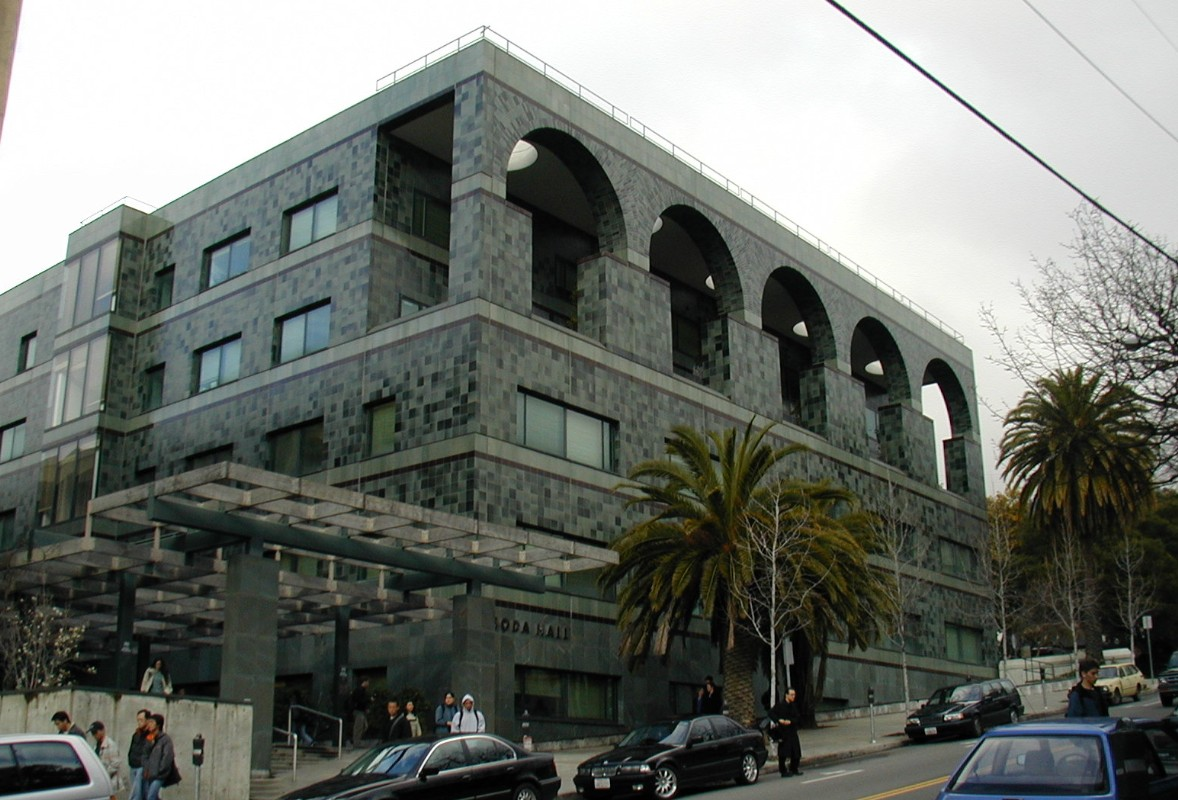
#> input picture test/test1.jpg, 1178 x 800 px
$ python -i helper_functions.py   (imports and definitions only)   (Python 2 division)
#> lines starting #> are read from the running program, lines starting #| are printed output that depends on the picture
import cv2
import numpy as np
import scipy as sp
import struct
from constants import *

def quantize_block(block, is_luminance, QF, inverse=False):
    """
    Applies quantization or inverse quantization to an 8 by 8 block.

    is_luminance is true of it is a block from the Y matrix, else it is false.
    """
    scale = 1.0
    if QF < 50 and QF >= 1:
        scale = np.floor( 5000 / QF )
    elif QF < 100:
        scale = 200 - 2 * QF
    else:
        scale = 200 - 2 * 99
    scale = scale / 100.0
    Q = QC * scale
    if is_luminance:
        Q = QY * scale
    if inverse:
        return block * Q
    else:
        return np.round(block / Q)

def dct_block(block, inverse=False):
    """
    Applies DCT or inverse DCT to an 8 by 8 block.
    """
    block = block.astype(np.float32)
    if inverse:
        return cv2.idct(block)
    else:
        return cv2.dct(block)

def convert_to_YCrCb(img):
    """
    Converts an image to Y,Cr,Cb colorspace and subsamples the Cr and Cb color spaces.

    Note that Y.shape is (height, width)
    while crf.shape and cbf.shape are (height/2, width/2)
    You will need to use resize_image after you finish performing transformations on it
    to reconstruct the image
    """
    img = cv2.cvtColor(img, bgr2ycrbr)
    Hscale = 2
    Vscale = 2
    Y = img[:,:,0]
    crf = cv2.boxFilter(img[:,:,1], ddepth=-1, ksize=(2,2))
    cbf = cv2.boxFilter(img[:,:,2], ddepth=-1, ksize=(2,2))
    crf = crf[::Vscale, ::Hscale]
    cbf = cbf[::Vscale, ::Hscale]
    return (Y, crf, cbf)

def resize_image(img, width, height):
    """
    Resize an image to the given width and height. It will be automatically padded.
    """
    return cv2.resize(img, (width, height))

def to_rgb(img):
    """
    Converts and image from YCbCr back to RGB
    """
    return cv2.cvtColor(img, ycrbr2bgr)

def truncate(pair):
    """
    Makes sure the images are the right size to fit a whole number of 8 by 8 blocks.
    """
    k = pair[0]
    img = pair[1]
    height, width = np.array(img.shape[:2])/16*16
    img = img[:height, :width]
    return (k, img)


def naive_transform(image):
    height, width = np.array(image.shape[:2])/16 * 16
    image = image[:height, :width]
    Y, crf, cbf = convert_to_YCrCb(image)
    channels = [Y, crf, cbf]
    reimg = np.zeros((height, width, 3), np.uint8)
    for idx, channel in enumerate(channels):
        no_rows = channel.shape[0]
        no_cols = channel.shape[1]
        dst = np.zeros((no_rows, no_cols))
        no_vert_blocks = no_cols / b_size
        no_horz_blocks = no_rows / b_size
        for j in range(no_vert_blocks):
            for i in range(no_horz_blocks):
                i_start = i * b_size
                i_end = (i + 1) * b_size
                j_start = j * b_size
                j_end = (j + 1) * b_size
                cur_block = channel[i_start : i_end, j_start : j_end]
                dct = dct_block(cur_block.astype(np.float32) - 128)
                q = quantize_block(dct, idx==0, QF)
                inv_q = quantize_block(q, idx==0, QF, inverse = True)
                inv_dct = dct_block(inv_q, inverse = True)
                dst[i_start : i_end, j_start : j_end] = inv_dct
        dst = dst + 128
        dst[dst>255] = 255
        dst[dst<0] = 0
        dst = cv2.resize(dst, (width, height))
        reimg[:,:,idx] = dst
    return cv2.cvtColor(reimg, ycrbr2bgr)

>>> import cv2
>>> picture = cv2.imread('test/test1.jpg')
#> picture is the input picture: shape (800, 1178, 3); mean B, G, R 109.9, 115.8, 111.5
>>> result = naive_transform(picture)
#> in convert_to_YCrCb, `Y = img[:,:,0]`:
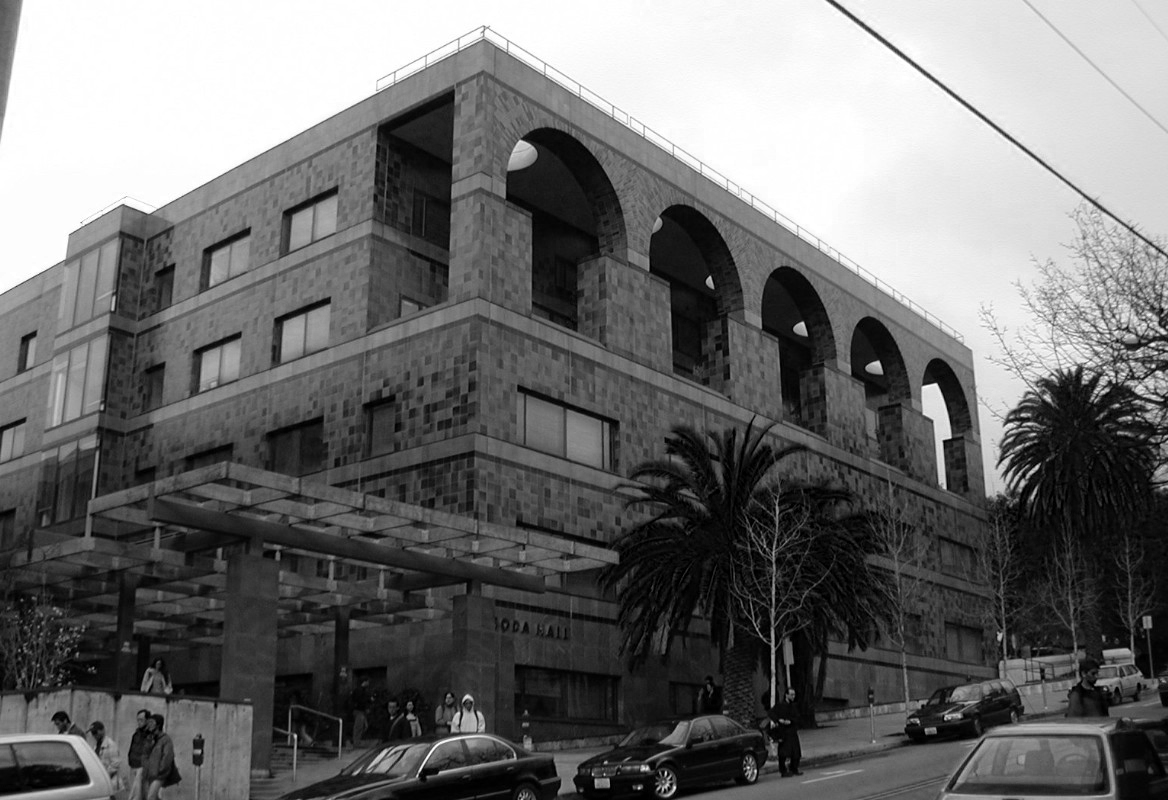
#> Y: shape (800, 1168); min 0, max 255, mean 109.9
#> in convert_to_YCrCb, `crf = cv2.boxFilter(img[:,:,1], ddepth=-1, ksize=(2,2))`:
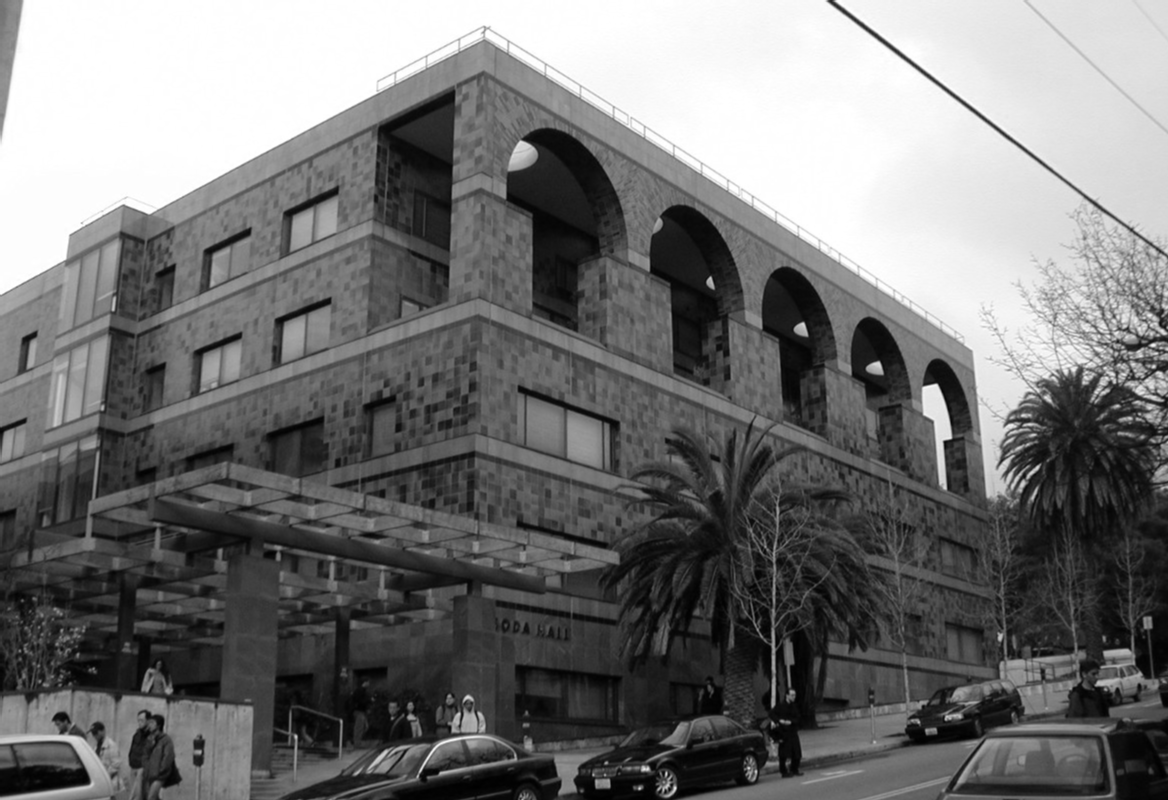
#> crf: shape (800, 1168); min 0, max 255, mean 116.3
#> in convert_to_YCrCb, `cbf = cbf[::Vscale, ::Hscale]`:
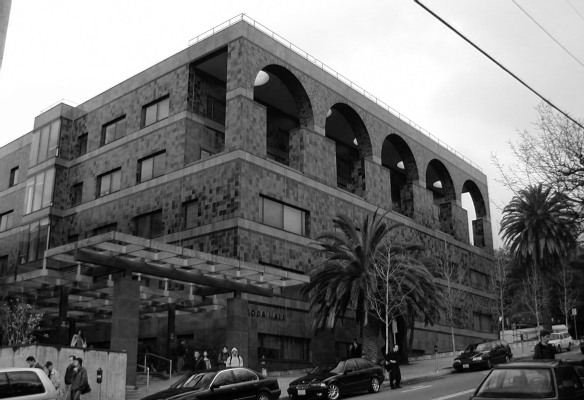
#> cbf: shape (400, 584); min 0, max 255, mean 112.1
#> the loop in naive_transform, `for idx, channel in enumerate(channels):` made 3 passes
#> (no_rows, no_cols, no_vert_blocks, no_horz_blocks) on pass 1: (800, 1168, 146, 100)
#> pass 1, in naive_transform, `dst = dst + 128`:
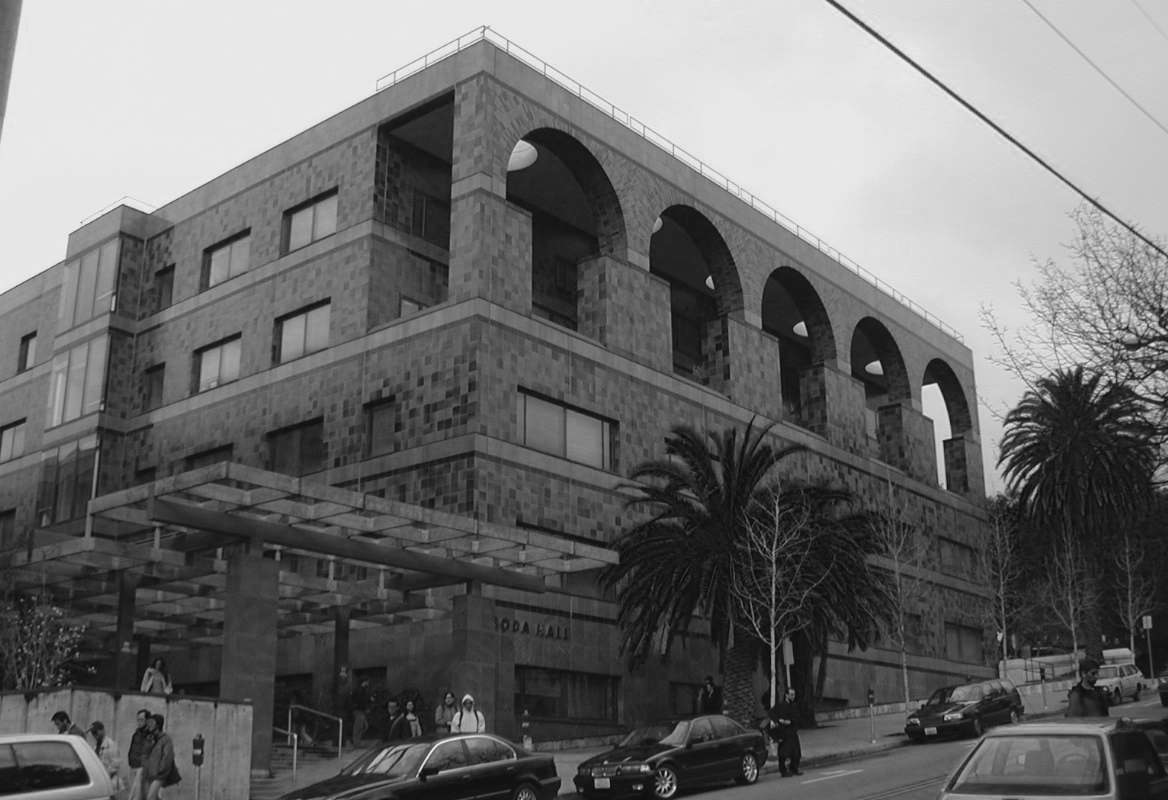
#> dst: shape (800, 1168) float64; min -20.3, max 281, mean 109.9; drawn with min black and max white
#> after the loop in naive_transform, `for idx, channel in enumerate(channels):`:
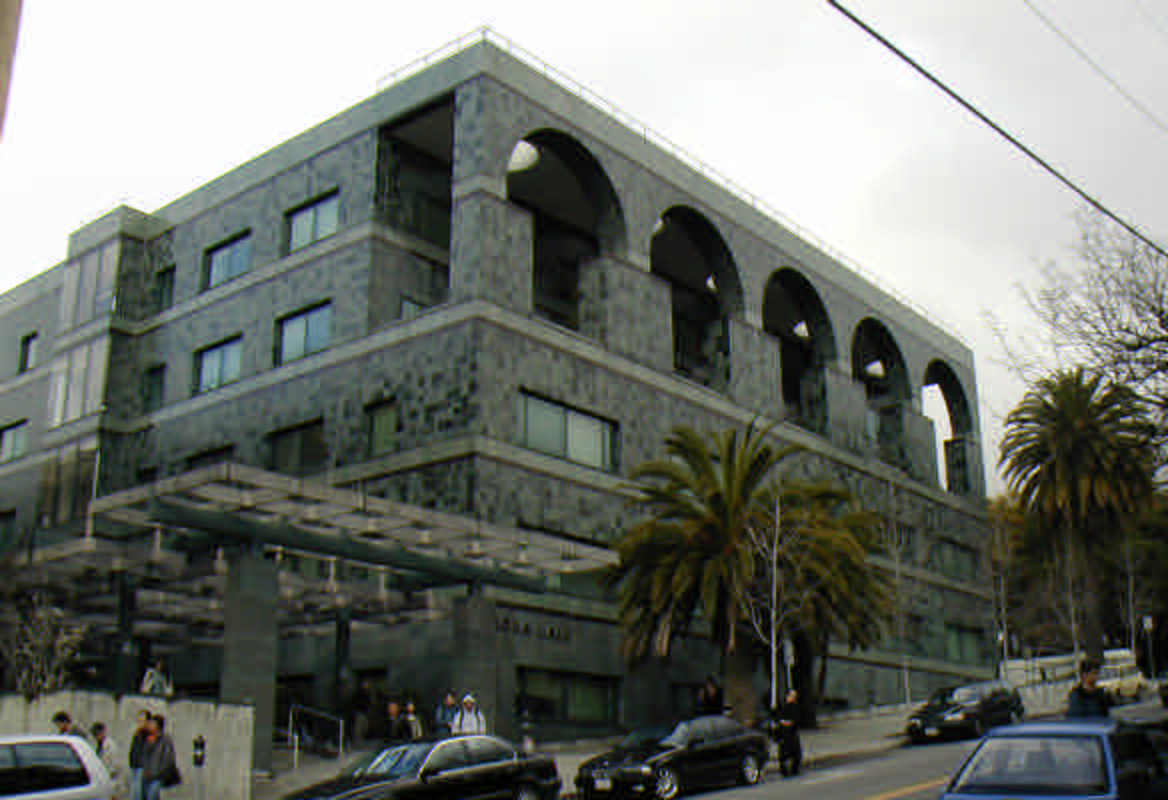
#> reimg: shape (800, 1168, 3); mean of channels 0, 1, 2 109.3, 115.9, 111.6; drawn as B, G, R

$ run again, on test/test2.jpg
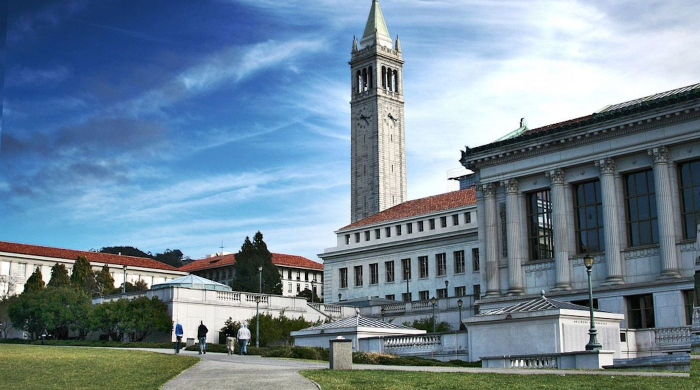
#> input picture test/test2.jpg, 1400 x 780 px (shown at 1/2 size)
#> picture is the input picture: shape (780, 1400, 3); mean B, G, R 151.6, 134.9, 113.1
#> in convert_to_YCrCb, `cbf = cbf[::Vscale, ::Hscale]`:
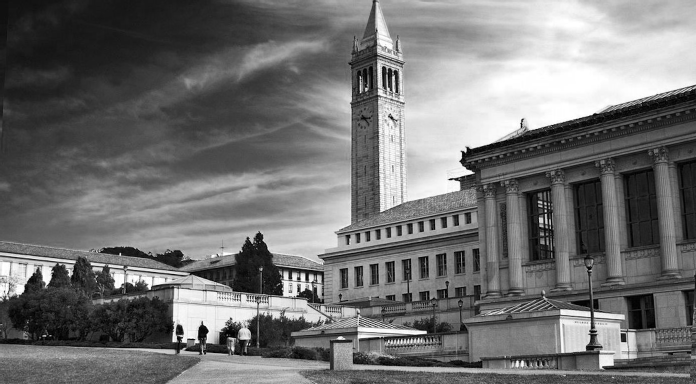
#> cbf: shape (384, 696); min 0, max 255, mean 113.7
#> the loop in naive_transform, `for idx, channel in enumerate(channels):` made 3 passes
#> (no_rows, no_cols, no_vert_blocks, no_horz_blocks) on pass 1: (768, 1392, 174, 96)
#> after the loop in naive_transform, `for idx, channel in enumerate(channels):`:
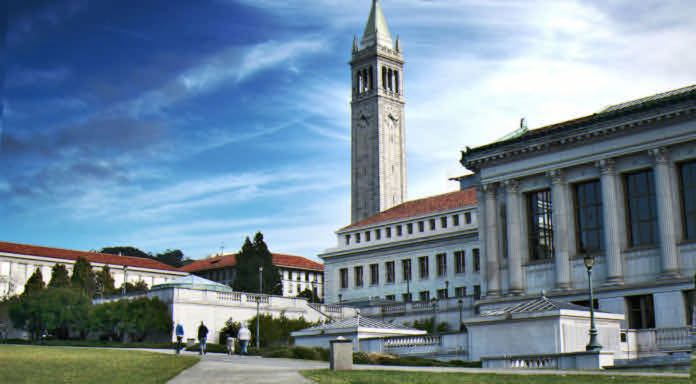
#> reimg: shape (768, 1392, 3) (shown at 1/2 size); mean of channels 0, 1, 2 152.5, 135.2, 113.2; drawn as B, G, R

$ run again, on test/test3.jpg
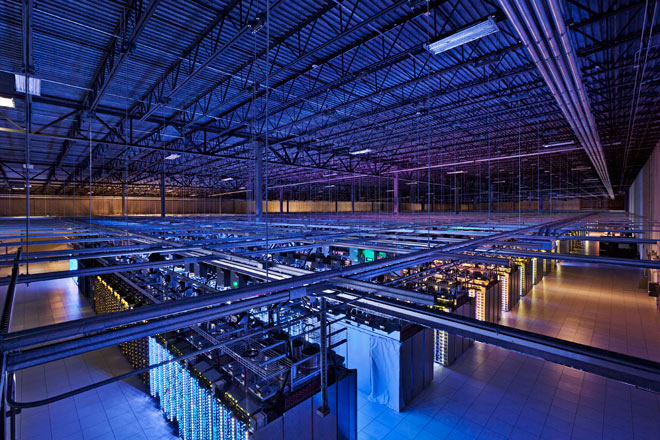
#> input picture test/test3.jpg, 660 x 440 px
#> picture is the input picture: shape (440, 660, 3); mean B, G, R 101.8, 53.2, 47
#> in convert_to_YCrCb, `cbf = cbf[::Vscale, ::Hscale]`:
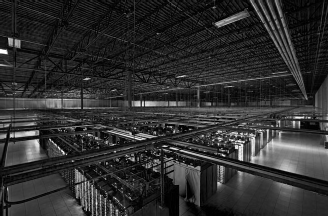
#> cbf: shape (216, 328); min 0, max 255, mean 47.4
#> the loop in naive_transform, `for idx, channel in enumerate(channels):` made 3 passes
#> (no_rows, no_cols, no_vert_blocks, no_horz_blocks) on pass 1: (432, 656, 82, 54)
#> after the loop in naive_transform, `for idx, channel in enumerate(channels):`:
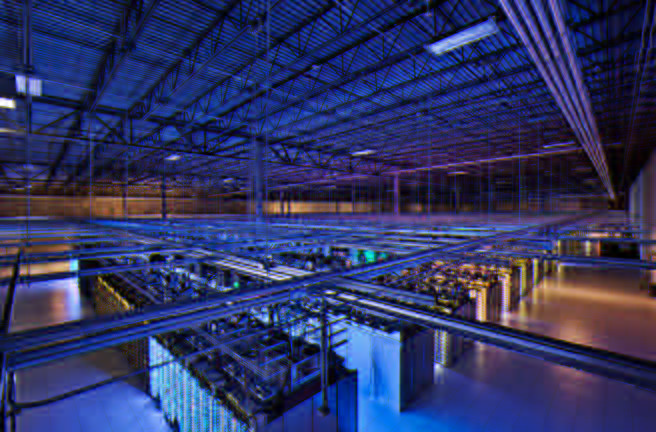
#> reimg: shape (432, 656, 3); mean of channels 0, 1, 2 100.3, 52.8, 47; drawn as B, G, R
